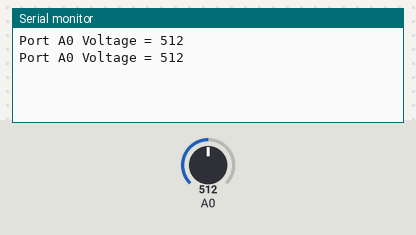
Bench run of a sketch on a simulated Arduino Uno, built with avr-gcc and run on an emulated ATmega328P. On the bench: the last lines printed to the serial monitor. Inputs (shaded band) come from the test bench; at power-on: A0 = 512.

Above: at 2.8 s.
2.9 s: A0 set to 716
At 5.2 s:
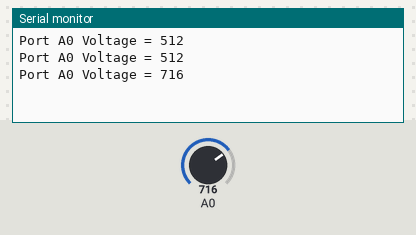
5.6 s: A0 set to 900
At 6.7 s:
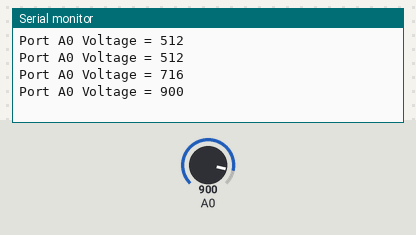
Timing chart, 0 to 8.6 s (numbered marks = the images above; inputs shaded):
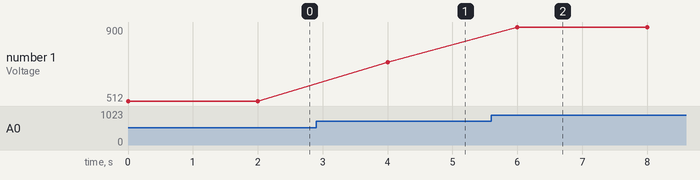

Measured:
- after the input at 2.9 s, the serial monitor: prints a new line after 1.1 s (image 1)
- after the input at 5.6 s, the serial monitor: prints a new line after 0.40 s (image 2)
- plotted number 1: 512 → 716 after the input at 2.9 s, 716 → 900 after the input at 5.6 s

The sketch:

Arduino_3_LDR_photosensor.ino
```cpp
int sensorValue0 = 0;

void setup()
{
  Serial.begin(9600);
}
void loop()
{
  sensorValue0 = analogRead(0);

  Serial.print("Port A0 Voltage = ");
  Serial.println(sensorValue0);
  delay(2000);
}
```
